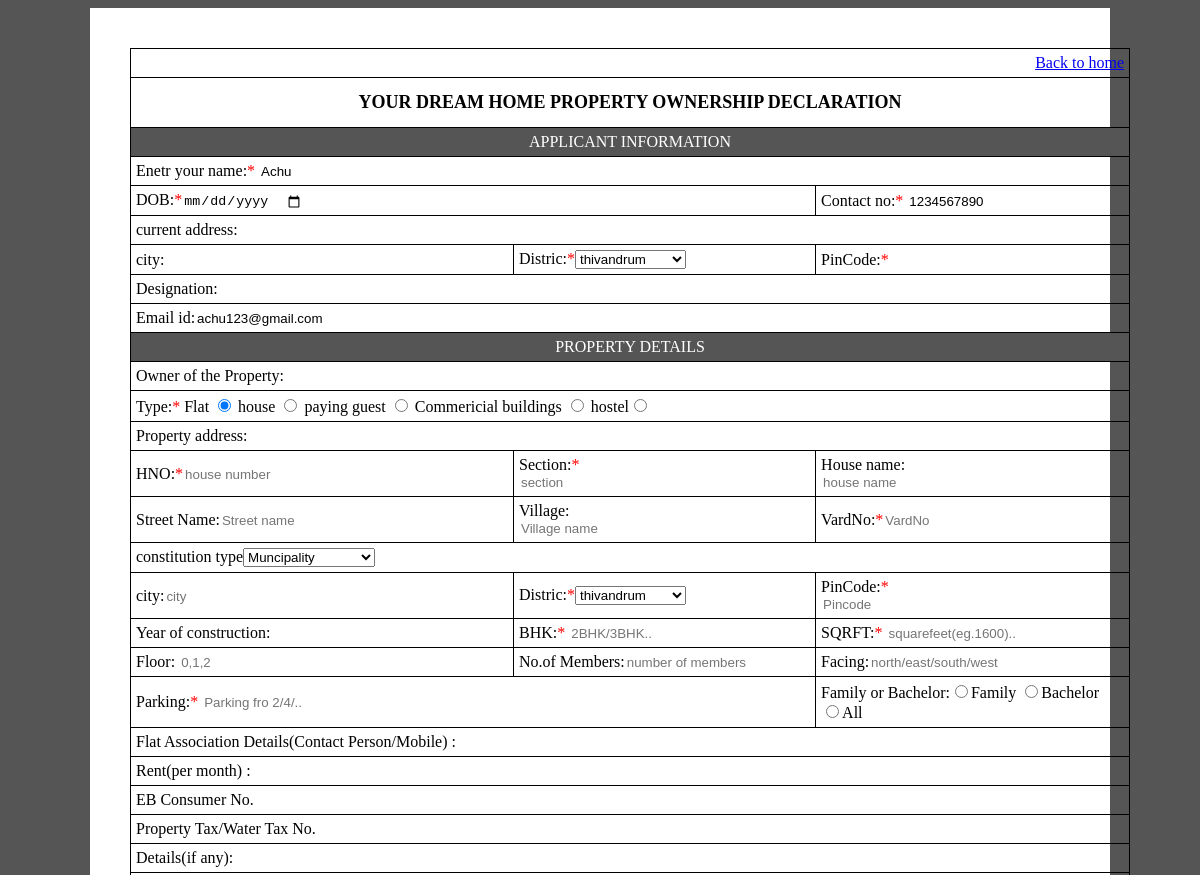
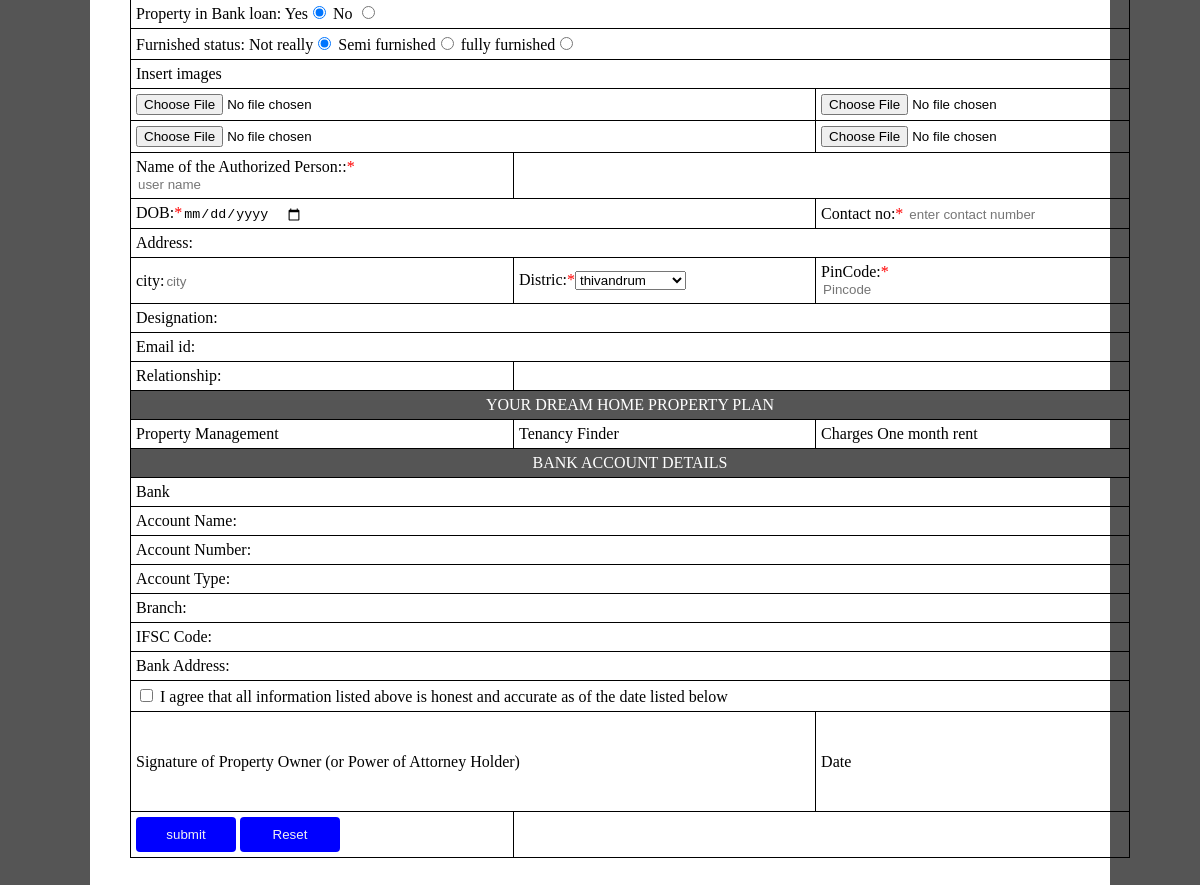
/owner_advertisement.php?id=oid4, run on the app's committed database (2 pictures, top to bottom).
### tables this page shows
CREATE TABLE `owner` (
  `no` varchar(15) NOT NULL,
  `name` varchar(30) DEFAULT NULL,
  `phoneno` varchar(25) NOT NULL,
  `email` varchar(35) NOT NULL,
  `dob` date DEFAULT NULL,
  `license` varchar(30) NOT NULL,
  `viterid` varchar(30) NOT NULL,
  `curaddress` varchar(350) DEFAULT NULL,
  `city` varchar(350) DEFAULT NULL,
  `disno` int(3) DEFAULT NULL,
  `pin` varchar(10) DEFAULT NULL,
  `desg` varchar(20) DEFAULT NULL,
  `ono` varchar(15) DEFAULT NULL,
  `ora` varchar(3) DEFAULT NULL,
  `num` int(15) DEFAULT NULL,
  `apornot` int(1) DEFAULT 0,
  `odate` datetime DEFAULT current_timestamp()
);

### owner_advertisement.php (the view, shortened to what this page needs)
<html>
<head>
	<link rel="stylesheet" type="text/css" href="createaccount.css">
</head>
<body>
	<?php
include'dataconnect.php';
$userid=$_GET['id'];
$sql=$conn->query("select * from owner where no='$userid'");
if($sql->num_rows >0)
{
	while($row=mysqli_fetch_assoc($sql))
	{   $name=$row['name'];
       $email=$row['email'];
		$cno=$row['phoneno'];
	    $cur=$row['curaddress'];
		$dob=$row['dob'];
		$dist=$row['disno'];
		$pin=$row['pin'];
		$desg=$row['desg'];
	}
}
?>
<div class="content">
	<form  method="POST">
		    <table cellspacing="2" cellpadding="5">
				<?php echo '<tr><td colspan="3" align="right"><a href="owner_home3.php?id='.$userid.'">Back to home</a></td></tr>';?>
		    	<tr><th colspan="3"><font size="4"><b>YOUR DREAM HOME                             PROPERTY OWNERSHIP DECLARATION </b></font>
		    	</th></tr>
		    	<tr bgcolor="#555"><td colspan="3" align="center"><font color="white">APPLICANT INFORMATION </font></td></tr>
		    	 <tr><td colspan="3">
	            Enetr your name:<span class="error">*</span>
	                  <input type="text" name="name"  size="30" required value="<?php echo $name;?>">
	                  </td></tr>
	                  <tr ><td colspan="2">DOB:<span class="error">*</span><input type="date" name="dob" value="<?php echo $dob; ?>"></td><td>
                    Contact no:<span class="error">*</span>
	           <input type="text" name="cno" value="<?php echo $cno;?>" pattern="[6-9][0-9][0-9][0-9][0-9][0-9][0-9][0-9][0-9][0-9]"></td>
	           <tr><td colspan="3">current address:<input type="text" name="cur"></td></tr>
               	           <tr><td>city:<input type="textarea" name="ocity" value="<?php echo $cur ?>"></td>
                           	              <td>Distric:<span class="error">*</span><select name="odist">
            	<option value="1">thivandrum</option>
            </select></td>  </td>
                          	           <td>PinCode:<span class="error">*</span><input type="text" name="opin" value="<?php echo $pin;?>" pattern="[6][0-9][0-9][0-9][0-9][0-9]"required></td></tr>
<tr><td colspan="3">Designation:<input type="text" name="odesg" value="<?php echo $desg?>"></td></tr>
<tr><td colspan="3">Email id:<input type="email" name="oemail" value="<?php echo $email?>">
		    	<tr bgcolor="#555"><td colspan="3" align="center"><font color="white">PROPERTY DETAILS </font></td></tr>
		    	<tr><td colspan="3">Owner of the  Property:<input type="text" name="owname"></td></tr>
		    	<tr>
		    		<td colspan="3">
                           Type:<span class="error">*</span>
	                 Flat <input type="radio" name="tp" value="1" checked>
	                  house   <input type="radio" name="tp" value="2">
	                   paying guest  <input type="radio" name="tp" value="3">
	                    Commericial buildings <input type="radio" name="tp" value="4">
	                    hostel<input type="radio" name="tp" value="5">
	                    </td></tr>
      <tr><td colspan="3">Property address:</td></tr>
	           <tr colspan="3" ><td>
	           	 HNO:<span class="error">*</span><input type="number" name="hno" placeholder="house number" size="30" required></td>
	           	           <td>Section:<span class="error">*</span><input type="text" name="sec" placeholder="section" size="30" required></td>
	           <td>House name:<input type="text" name="hname" placeholder="house name" size="30"></td></tr>
	          <tr colspan="3"> <td>Street Name:<input type="text" name="sname" placeholder="Street name" size="30"></td>
	           <td >Village:<input type="text" name="village" placeholder="Village name" size="30"></td>
	           	       <td>VardNo:<span class="error">*</span><input type="number" name="vardno" placeholder="VardNo" size="30"></td></tr>
	           	       <tr><td colspan="3">constitution type<select name="typeofg"><option value="1">Muncipality</option>
	           	       <option value="3">Corpparation</option></select></td></tr>
                     <tr colspan="2"><td>city:<input type="text" name="pcity" placeholder="city" size="30"></td>
                           	              <td>Distric:<span class="error">*</span><select name="pdist" value="<?php echo $dist ?>">
            	<option value="1">thivandrum</option>
            </select></td>
                          	           <td>PinCode:<span class="error">*</span><input type="text" name="ppin" placeholder="Pincode" size="30" pattern="[6][0-9][0-9][0-9][0-9][0-9]" required></td></tr>
	           <tr colspan="3"><td>Year of construction:<input type="text" name="year"></td><td> BHK:<span class="error">*</span>
	                  <input type="number" name="bhk" placeholder="2BHK/3BHK.." required>
	                  </td>
	                 <td>
	            SQRFT:<span class="error">*</span>
	                  <input type="number" name="sqrft" placeholder="squarefeet(eg.1600).." required>
	                  </td></tr>
	                  <tr><td>
	  Floor:
	              <input type="number" name="fr" placeholder="0,1,2"></td>
	              <td> No.of Members:<input type="text" name="nofb" placeholder="number of members"></td>
	           <td> Facing:<input type="text" name="facing" placeholder="north/east/south/west"></td>
	           </tr>
	           <tr><td colspan="2">
	            Parking:<span class="error">*</span>
	                  <input type="number" name="pkg" placeholder="Parking fro 2/4/.." required>
	                  </td><td>Family or Bachelor:<input type="radio" name="forb" value="f">Family
	                  	<input type="radio" name="forb" value="b">Bachelor
	                  	<input type="radio" name="forb" value="fb">All</tr>
<tr><td colspan="3">Flat Association Details(Contact Person/Mobile)  : <input type="text" name="fcno">
	          </td></tr>
	          <tr ><td colspan="3">Rent(per month) : <input type="number" name="rent"></td></tr>
	          <tr><td colspan="3">EB Consumer No.<input type="text" name="cons"></td></tr>
	     <tr><td colspan="3"> Property Tax/Water Tax No. <input type="text" name="tax"></td></tr>
	     <tr><td colspan="3">Details(if any):<input type="text" name="details"></td></tr>
	     <tr><td colspan="3">Property in Bank loan:
	            Yes<input type="radio" name="bn" value="1" checked >
	           No <input type="radio" name="bn" value="2"></td></tr>
	           <tr><td colspan="3">
	                   Furnished status:
	                 Not really<input type="radio" name="fy" value="not" checked>
	                  Semi furnished<input type="radio" name="fy" value="sem">
	                  fully furnished<input type="radio" name="fy" value="ful">
	                  	                  </td></tr>
	              <tr><td colspan="3">Insert images</td></tr>
	              <tr >
	                      <td colspan="2"> <input type="file" name="f1" id="f1">
	                        </td>
	                        <td> <input type="file" name="f2" id="f2">
	                        </td>
	                        </tr>
	                        <tr>
	                         <td colspan="2"> <input type="file" name="f3" id="f3">
	                        </td>
	                        <td> <input type="file" name="f4" id="f4">
	                        </td>
	                        </tr>
	           <tr><td> Name of the Authorized  Person::<span class="error">*</span>
	                  <input type="text" name="autname" placeholder="user name" size="30" required>
	                  </td></tr>
	                  <tr ><td colspan="2">DOB:<span class="error">*</span><input type="date" name="autdob"></td><td>
                    Contact no:<span class="error">*</span>
	           <input type="text" name="autcno" placeholder="enter contact number" pattern="[6-9][0-9][0-9][0-9][0-9][0-9][0-9][0-9][0-9][0-9]"></td>
	           <tr><td colspan="3">Address:<input type="text" name="autcur"></td></tr>
               	           <tr><td>city:<input type="text" name="autcity" placeholder="city" size="30"></td>
                           	             <td>Distric:<span class="error">*</span><select name="autdist" value="<?php echo $dist ?>">
            	<option value="1">thivandrum</option>
            </select></td>
                          	           <td>PinCode:<span class="error">*</span><input type="text" name="autpin" placeholder="Pincode" size="30" pattern="[6][0-9][0-9][0-9][0-9][0-9]" required></td></tr>
<tr><td colspan="3">Designation:<input type="text" name="autdesg"></td></tr>
<tr><td colspan="3">Email id:<input type="email" name="autemail" >
	<tr><td>Relationship:<input type="text" name="rel"></td></tr>
	<tr bgcolor="#555"><td colspan="3" align="center"><font color="white">YOUR DREAM HOME PROPERTY PLAN  </font></td></tr>
	<tr><td> Property Management </td><td>Tenancy Finder </td><td>Charges One month rent </td></tr>
	<?php
	$sql=$conn->query("select * from account where no='$userid'");
if($sql->num_rows >0)
{
	while($row=mysqli_fetch_assoc($sql))
	{
		$bank=$row['bank'];
		$acc_name=$row['acc_name'];
		$acc_type=$row['acc_type'];
		$acc_number=$row['acc_number'];
		$branch=$row['branch'];
		$ifsc=$row['isc'];
		$baddress=$row['baddress'];
	}
	?><tr bgcolor="#555"><td colspan="3" align="center"><font color="white">BANK ACCOUNT DETAILS</font> </td></tr>
		<tr><td colspan="3">Bank:<?php echo $bank; ?></td></tr>
		<tr>
			<td colspan="3">Account Name: <?php echo $acc_name;?></td></tr>
			 <tr><td colspan="3">Account Number:<?php echo $acc_number; ?></td></tr>
			 <tr><td colspan="3"> Account Type:<?php echo $acc_type; ?></td></tr>
			  <tr><td colspan="3">  Branch: <?php echo $branch ;?></td></tr>
			  <tr><td colspan="3">  IFSC Code:<?php echo $ifsc; ?></td></tr>
			   <tr><td colspan="3">   Bank Address:<?php echo $baddress; ?></td></tr>
		<?php
}
	else
	{
		?>
		<tr bgcolor="#555"><td colspan="3" align="center"><font color="white">BANK ACCOUNT DETAILS</font> </td></tr>
		<tr><td colspan="3">Bank<input type="text" name="bank" required></td></tr>
		<tr>
			<td colspan="3">Account Name: <input type="text" name="acc_name" required></td></tr>
			 <tr><td colspan="3">Account Number: <input type="text" name="acc_number" required></td></tr>
			 <tr><td colspan="3"> Account Type:<input type="text" name="acc_type" required></td></tr>
			  <tr><td colspan="3">  Branch:  <input type="text" name="branch" required></td></tr>
			  <tr><td colspan="3">  IFSC Code:<input type="text" name="ifsc" required></td></tr>
	<tr><td colspan="3">   Bank Address: <input type="text" name="baddress" required></td></tr>
	<?php
	}
	?>
			    <tr><td colspan="3">  <input type="checkbox" name="dec" required> I agree that all information listed above is honest and accurate as of the date listed below</td></tr>
			    <tr class="hei"><td colspan="2">Signature of Property Owner (or Power of Attorney Holder) </td><td>Date</td></tr>
			    <tr>
			    	<td>
			    		<input type="submit" value="submit" class="login" name="submit">
			    		<input type="reset" class="login" value="Reset">
			    		</td>
			    	</tr>
			</table>
	      </div>

### css/createaccount.css (style rules this page uses)
table { margin:30px; }
.error { color:red; }

### owner_advertisement.php (style rules this page uses)
table, td, th { border: 1px solid black; }
table { border-collapse: collapse; width: 100%; }
th { height: 50px; }
.hei { height:100px; }
.content { max-width:1000px; margin: auto; background: white; padding: 10px; }
.error { color:red; }
input { border:0; }
body { background:#555; }
.login { background-color:blue; text-align: center; width:100px; height:35px; color: #f2f2f2; border-radius: 4px; }

### data on the page
owner: name "Achu", cno "1234567890", oemail "achu123@gmail.com"
